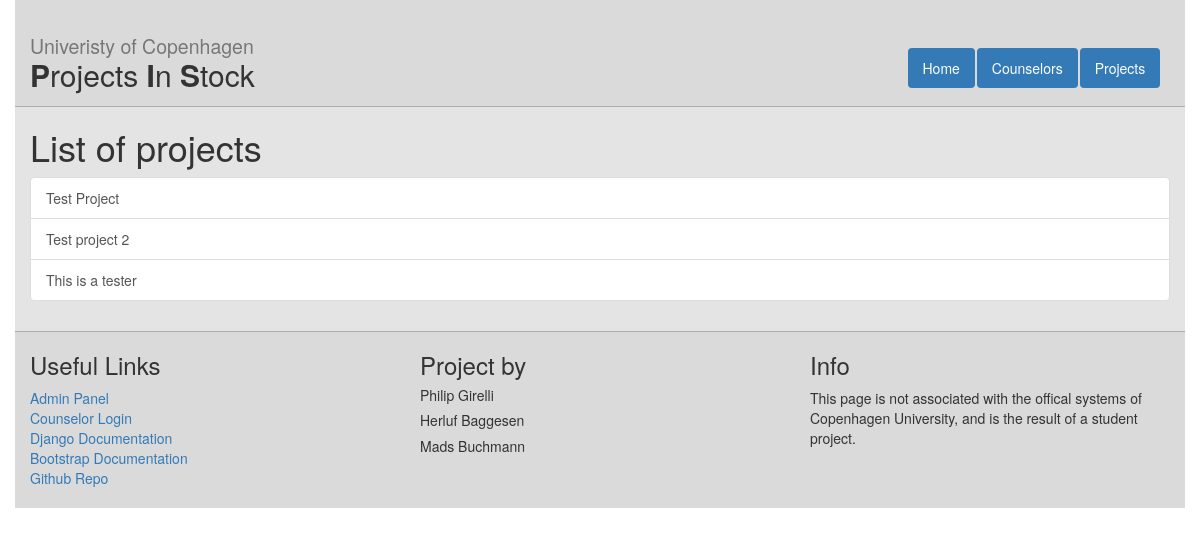
Page /projects on the earlier database version.
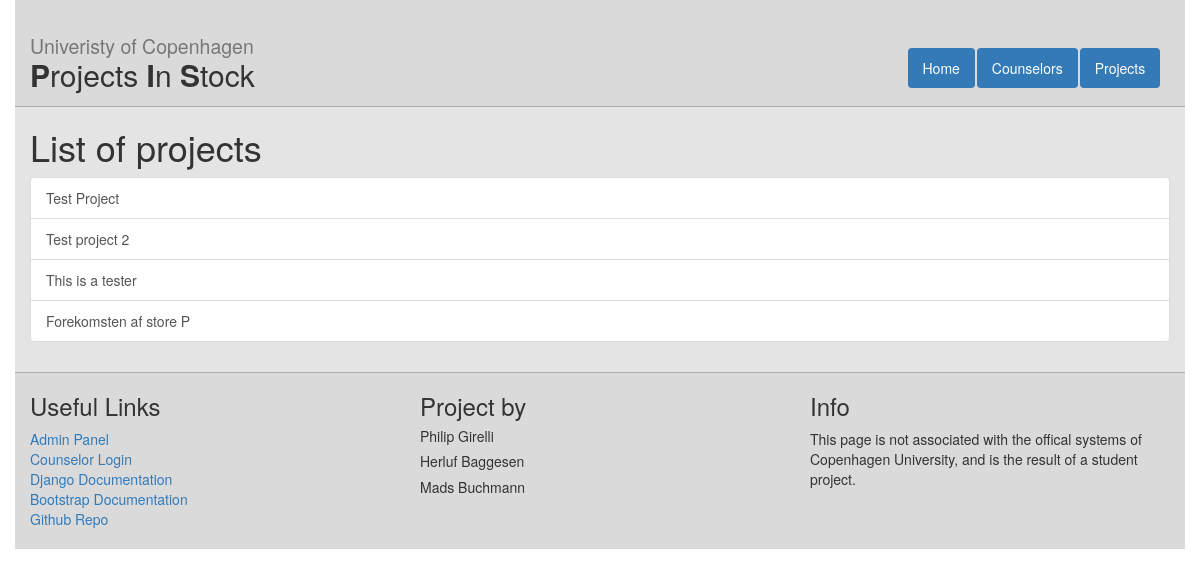
Same page on the later database version.
### web/models.py (models this page shows, shortened)
class Project(models.Model):
    title = models.CharField(max_length = 120) #120 is up for discussion
    description = models.TextField()
    timestamp = models.DateTimeField(auto_now = False, auto_now_add = True)
    degree_choices = (('BSc','Bachelor'),('MS','Masters'))
    degree = models.CharField(max_length = 5, choices = degree_choices, default='BSc')
    topic = models.CharField(max_length = 120) #120 is up for discussion

### web/views.py (the view)
# urls.py: url(r'^projects$', views.project_list, name="project_list"),
def project_list(request):
    projects = Project.objects.all()
    context = {
        "project_list":projects,
        }
    return render(request,"web/project_list.html", context)

### web/templates/web/project_list.html
{%extends "web/master.html" %}
{% block content%}
  <h1>List of projects</h1>
  <div class="list-group">
    {% for prj in project_list %}
    <a class="list-group-item" href="{% url 'project_detail' prj.id %}">{{prj.title}}</a>
    {% endfor %}
  </div>
{%endblock%}

Differences in the rows shown:
added Project: title "Forekomsten af store P"
